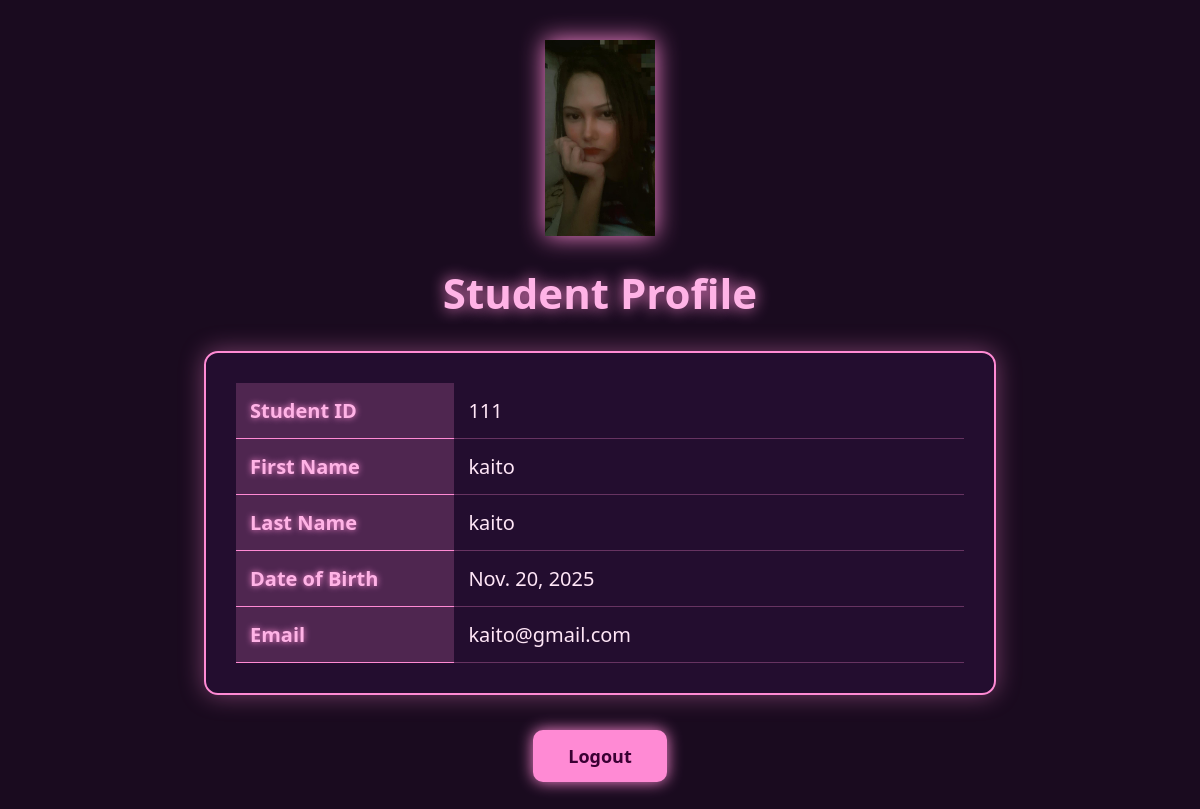
The app's page /enrollment/profile/ (signed in) with its own data.
### myapp/models.py (models this page shows, shortened)
class Student(models.Model):
    user = models.OneToOneField(User, on_delete=models.CASCADE, null=True, blank=True)
    student_id = models.CharField(max_length=20, unique=True)
    first_name = models.CharField(max_length=50)
    last_name = models.CharField(max_length=50)
    date_of_birth = models.DateField()
    email = models.EmailField(unique=True)

### online_enrollment/views.py (the view)
# urls.py: path('profile/', views.student_profile, name='student_profile'),
@login_required
def student_profile(request):
    student = Student.objects.get(user=request.user)
    enrollments = student.enrollment_set.select_related('course')
    courses = [e.course for e in enrollments]
    schedules = Schedule.objects.filter(course__in=courses)
    tuitions = Tuition.objects.filter(course__in=courses)
    return render(request, 'online_enrollment/profile.html', {
        'student': student,
        'courses': courses,
        'schedules': schedules,
        'tuitions': tuitions,
    })

### online_enrollment/templates/online_enrollment/profile.html (shortened to what this page needs)
<!DOCTYPE html>
<html lang="en">
<head>
    {% load static %}
</head>
<body>
    <img class="kuromi-icon" src="{% static 'images/kuromi.jpeg' %}" alt="Kuromi">
    <h1>Student Profile</h1>
    <div class="profile-card">
        <table>
            <tr><th>Student ID</th><td>{{ student.student_id }}</td></tr>
            <tr><th>First Name</th><td>{{ student.first_name }}</td></tr>
            <tr><th>Last Name</th><td>{{ student.last_name }}</td></tr>
            <tr><th>Date of Birth</th><td>{{ student.date_of_birth }}</td></tr>
            <tr><th>Email</th><td>{{ student.email }}</td></tr>
        </table>
    </div>
    <a href="{% url 'student_logout' %}">Logout</a>
</body>
</html>

### online_enrollment/templates/online_enrollment/profile.html (style rules this page uses)
body { font-family: 'Segoe UI', Arial, sans-serif; background: #1A0B1F; color: #FFE6F7; margin: 40px; }
.kuromi-icon { width: 110px; display: block; margin: 0 auto 10px auto; filter: drop-shadow(0 0 12px #FF8AD4); }
h1 { text-align: center; color: #FFB3E6; font-size: 42px; text-shadow: 0 0 15px #FF8AD4; margin-bottom: 30px; }
.profile-card { width: 65%; margin: auto; padding: 30px; background: rgba(40, 15, 55, 0.7); border: 2px solid #FF8AD4; border-radius: 14px; box-shadow: 0 0 25px rgba(255, 138, 212, 0.4); backdrop-filter: blur(6px); }
table { width: 100%; border-collapse: collapse; font-size: 20px; }
th { text-align: left; padding: 14px; background: rgba(255, 138, 212, 0.2); border-bottom: 1px solid #FF8AD4; color: #FFB3E6; text-shadow: 0 0 6px #FF8AD4; width: 30%; }
td { padding: 14px; border-bottom: 1px solid rgba(255, 138, 212, 0.3); }
a { display: block; width: max-content; margin: 35px auto; padding: 14px 35px; color: #3A0033; background: #FF8AD4; font-size: 18px; font-weight: bold; text-decoration: none; border-radius: 10px; transition: 0.3s; box-shadow: 0 0 15px #FF8AD4; }

### records on screen
Student: student_id "111", first_name "kaito", last_name "kaito", date_of_birth "Nov. 20, 2025", email "kaito@gmail.com"
